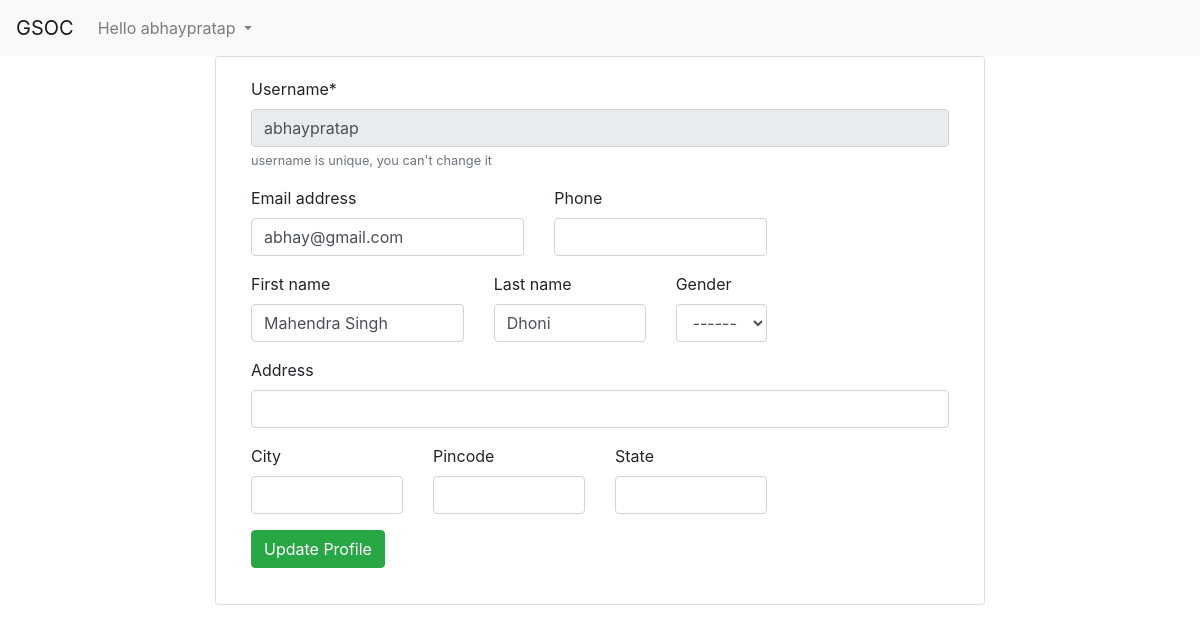
The page /services/update_profile/ (signed in) on the database its author committed.
### services/models.py (models this page shows, shortened)
class User(AbstractUser):
    is_customer = models.BooleanField(default=False)
    is_vendor = models.BooleanField(default=False)
    phone = models.CharField(validators=[RegexValidator(regex=r'^[9876]\d{9}$', message="Enter 10 digit mobile number without any prefix(+91 or 0)", code='nomatch'
    )],
    max_length=10,blank=True)
    gender = models.CharField(max_length=1, choices=GENDER_CHOICE, blank=True)
    pincode = models.CharField(max_length=6,blank=True)
    address = models.CharField(max_length=124,blank=True)
    city = models.CharField(max_length=124,blank=True)
    state = models.CharField(max_length=124,blank=True)
    image = models.ImageField(upload_to='VendorFinder/static/upload',blank=True,null=True)
    row_insert_date = models.DateTimeField(auto_now_add=True)
    row_update_date = models.DateTimeField(auto_now=True)
    class Meta:
        db_table = 'user'
        verbose_name_plural = 'user'

### services/views.py (the view)
# urls.py: path('update_profile/',ser_views.update_profile, name='update_profile'),
@login_required
def update_profile(request):
    if request.method == 'POST':
        form = UpdateProfile(request.POST, instance=request.user)
        if form.is_valid():
            update = form.save(commit=False)
            update.user = request.user
            update.save()
            messages.success(request, 'Your profile was updated successfully !')
            return redirect('view_profile')
        else:
            messages.error(request, 'Please fill details correctly.')
            return redirect('update_profile')
    else:
        form = UpdateProfile(instance=request.user)
        return render (request,'services/update_profile.html',{'form': form})

### services/forms.py
class UpdateProfile(forms.ModelForm):
    class Meta:
        model = User
        fields = ('username','email', 'phone','gender', 'first_name', 'last_name', 'address','pincode','city','state')
        help_texts = {
            'username': _("username is unique, you can't change it"),
        }
        error_messages = {
            'phone': {
                'max_length': _("Phone number must be of 10 digits"),
            },
        }
    def __init__(self, *args, **kwargs):
       super(UpdateProfile, self).__init__(*args, **kwargs)
       self.fields['username'].widget.attrs['readonly'] = True

### templates/services/update_profile.html (shortened to what this page needs)
{% extends 'base.html' %}
{% load crispy_forms_tags %}
{% block content %}
<div class="container">
    <div class="row">
        <div class="col-1">
        </div>
        <div class="col-10">
        <div class="card">
                <div class="card-body">
                <div class="container">
                <form method="post">
                        {{ form.username | as_crispy_field }}
                        <div class="row">
                        <div class="col-5">
                        {{ form.email | as_crispy_field }}
                        </div>
                        <div class="col-4">
                        {{ form.phone | as_crispy_field }}
                        </div>
                        </div>
                        <div class="row">
                        <div class="col-4">
                        {{ form.first_name | as_crispy_field }}
                        </div>
                        <div class="col-3">
                        {{ form.last_name | as_crispy_field }}
                        </div>
                        <div class="col-2">
                        {{ form.gender | as_crispy_field }}
                        </div>
                        </div>
                        {{ form.address | as_crispy_field }}
                        <div class="row">
                        <div class="col-3">
                        {{ form.city | as_crispy_field }}
                        </div>
                        <div class="col-3">
                        {{ form.pincode | as_crispy_field }}
                        </div>
                        <div class="col-3">
                        {{ form.state | as_crispy_field }}
                        </div>
                        </div>
                        <button type="submit" class="btn btn-success">Update Profile</button>
                </form>
                </div>
                </div>
        </div>
        </div>
        <div class="col-1">
        </div>
    </div>
</div>
{% endblock %}

### templates/base.html (shortened to what this page needs)
{% load static %}
<DOCTYPE html>
    <html lang="en">
    <head>
        <link rel="stylesheet" href="https://stackpath.bootstrapcdn.com/bootstrap/4.3.1/css/bootstrap.min.css">
        <link type="text/css" rel="stylesheet" href="{% static 'css/base.css' %}">
    </head>
    <nav class="navbar navbar-expand-lg navbar-light bg-light">
        <a class="navbar-brand" href="{% url 'index' %}">GSOC</a>
        <div class="collapse navbar-collapse" id="navbarSupportedContent">
          <ul class="navbar-nav mr-auto">
            {% if not user.is_authenticated %}
            <li class="nav-item active">
                <a class="nav-link" href="{% url 'login' %}">Login<span class="sr-only">(current)</span></a>
            </li>
            <li class="nav-item active">
                <a class="nav-link" href="{% url 'signup' %}">Signup<span class="sr-only">(current)</span></a>
            </li>
            {% else %}
            <li class="nav-item dropdown">
                <a class="nav-link dropdown-toggle" href="#" id="navbarDropdown" role="button" data-toggle="dropdown" aria-haspopup="true" aria-expanded="false">
                  Hello {{user.username}}
                </a>
            </li>
            {% endif %}
          </ul>
        </div>
      </nav>
    <body>
    {% block content %}
    {% endblock %}
    </body>
    </html>

### static/css/base.css (style rules this page uses)
html { font-size: 14px; }
@media (min-width: 768px) { html { font-size: 16px; } }
.container { max-width: 960px; }

### rows shown on the page
User: username "abhaypratap", email "abhay@gmail.com", first_name "Mahendra Singh", last_name "Dhoni", gender "---------"
